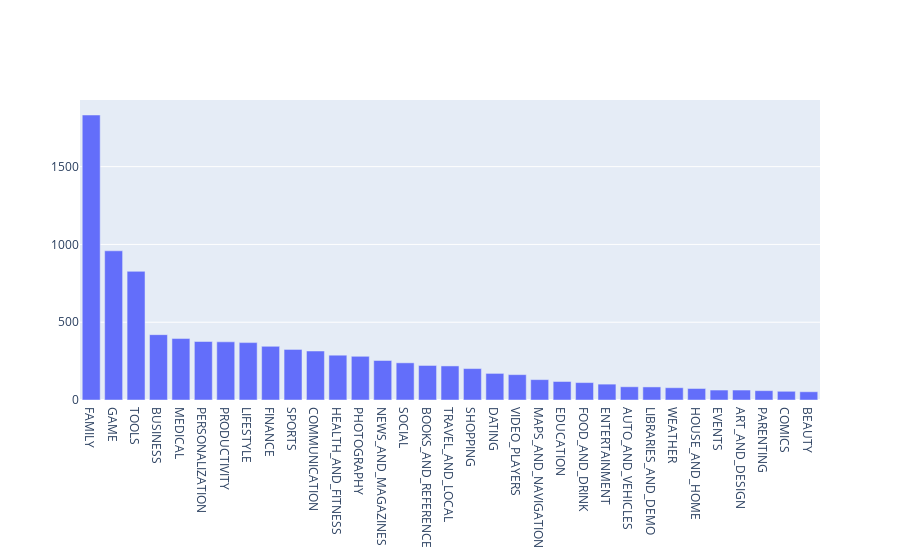

The cell this chart's notebook holds for it:
### Markdown cell above
## 4. Exploring app categories
<p>With more than 1 billion active users in 190 countries around the world, Google Play continues to be an important distribution platform to build a global audience. For businesses to get their apps in front of users, it's important to make them more quickly and easily discoverable on Google Play. To improve the overall search experience, Google has introduced the concept of grouping apps into categories.</p>
<p>This brings us to the following questions:</p>
<ul>
<li>Which category has the highest share of (active) apps in the market? </li>
<li>Is any specific category dominating the market?</li>
<li>Which categories have the fewest number of apps?</li>
</ul>
<p>We will see that there are <code>33</code> unique app categories present in our dataset. <em>Family</em> and <em>Game</em> apps have the highest market prevalence. Interestingly, <em>Tools</em>, <em>Business</em> and <em>Medical</em> apps are also at the top.</p>

### Code cell
import plotly
plotly.offline.init_notebook_mode(connected=True)
import plotly.graph_objs as go

# Print the total number of unique categories
num_categories = len(apps['Category'].unique())
print('Number of categories = ', num_categories)

# Count the number of apps in each 'Category'. 
num_apps_in_category = apps['Category'].value_counts()

# Sort num_apps_in_category in descending order based on the count of apps in each category
sorted_num_apps_in_category =  num_apps_in_category.sort_values(ascending = False)

data = [go.Bar(
        x = num_apps_in_category.index, # index = category name
        y = num_apps_in_category.values, # value = count
)]

plotly.offline.iplot(data)

### Figure 1 — Plotly figure (JSON) as saved in the notebook; plotly's stock layout.template omitted (floating-point values rounded to 4 significant figures)
{"data": [{"type": "bar", "x": ["FAMILY", "GAME", "TOOLS", "BUSINESS", "MEDICAL", "PERSONALIZATION", "PRODUCTIVITY", "LIFESTYLE", "FINANCE", "SPORTS", "COMMUNICATION", "HEALTH_AND_FITNESS", "PHOTOGRAPHY", "NEWS_AND_MAGAZINES", "SOCIAL", "BOOKS_AND_REFERENCE", "TRAVEL_AND_LOCAL", "SHOPPING", "DATING", "VIDEO_PLAYERS", "MAPS_AND_NAVIGATION", "EDUCATION", "FOOD_AND_DRINK", "ENTERTAINMENT", "AUTO_AND_VEHICLES", "LIBRARIES_AND_DEMO", "WEATHER", "HOUSE_AND_HOME", "EVENTS", "ART_AND_DESIGN", "PARENTING", "COMICS", "BEAUTY"], "y": [1832, 959, 827, 420, 395, 376, 374, 369, 345, 325, 315, 288, 281, 254, 239, 222, 219, 202, 171, 163, 131, 119, 112, 102, 85, 84, 79, 74, 64, 64, 60, 56, 53]}], "layout": {}}
